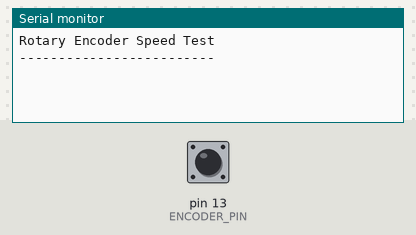
Recording of a sketch running on a simulated Arduino Uno, built with avr-gcc and run on an emulated ATmega328P. Shown: the last lines printed to the serial monitor. The test bench sets the inputs (shaded band); at power-on: pin 13 (ENCODER_PIN) LOW.

Above: at 1.2 s.
1.3 s: pin 13 (ENCODER_PIN) driven HIGH
At 2.5 s:
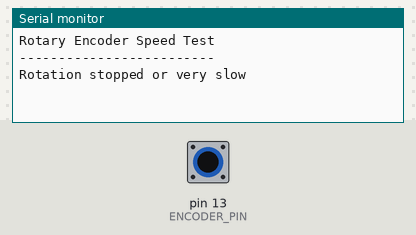
2.8 s: pin 13 (ENCODER_PIN) pulsed LOW 2 times (0.12 s each, 0.3 s apart)
At 4.7 s:
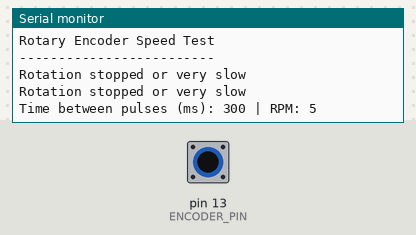

The sketch:

rotary_encoder_test.ino
```cpp
#define ENCODER_PIN 13  // Pin for the encoder signal

// Variables for calculating speed
unsigned long lastPulseTime = 0;
unsigned long currentTime = 0;
unsigned long timeBetweenPulses = 0;
unsigned long rpm = 0;
int pulsesPerRevolution = 18;  // Adjust based on your encoder specs

// Variables for debouncing
int lastState = HIGH;
unsigned long debounceDelay = 5;  // 5ms debounce time
unsigned long lastDebounceTime = 0;

void setup() {
  Serial.begin(115200);
  pinMode(ENCODER_PIN, INPUT);
  Serial.println("Rotary Encoder Speed Test");
  Serial.println("-------------------------");
}

void loop() {
  // Read the current state of the encoder
  int reading = digitalRead(ENCODER_PIN);
  //Serial.println(reading);

  // If state has been stable for longer than debounce delay
  if ((millis() - lastPulseTime) > debounceDelay) {
    if (reading == HIGH && lastState == LOW) {
      // Calculate time between pulses
      currentTime = millis();
      timeBetweenPulses = currentTime - lastPulseTime;
      lastPulseTime = currentTime;

      // Only calculate speed if we have a reasonable time between pulses
      if (timeBetweenPulses > 0 && timeBetweenPulses < 1000) {
        // Calculate RPM: (1000 * 60) / (pulses per revolution * time between pulses in ms)
        rpm = (60000) / (pulsesPerRevolution * 2 * timeBetweenPulses);

        // Print the results
        Serial.print("Time between pulses (ms): ");
        Serial.print(timeBetweenPulses);
        Serial.print(" | RPM: ");
        Serial.println(rpm);
      }
      // If too much time has passed, assume the rotation has stopped
      else if (timeBetweenPulses >= 1000) {
        Serial.println("Rotation stopped or very slow");
        rpm = 0;
      }
    }
  }

  // Save the current state for next comparison
  lastState = reading;

  // Small delay to avoid excessive readings
  delay(1);
}
```

Measured:
- after the input at 1.3 s, the serial monitor: prints a new line at once (image 1)
- after the input at 2.8 s, the serial monitor: prints a new line after 0.42 s (image 2)
